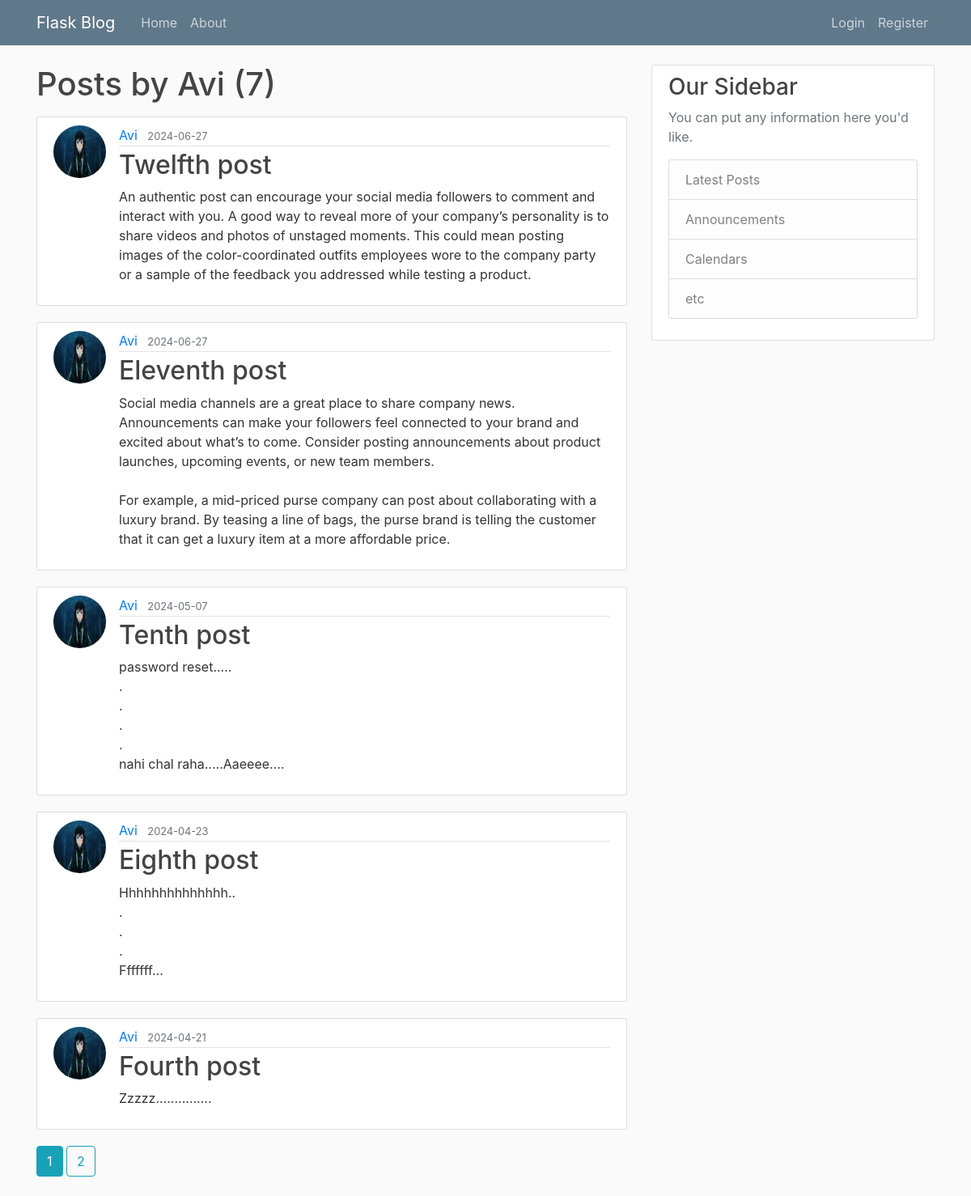
Page /user/Avi on the committed database.
### flaskblog/models.py (models this page shows, shortened)
class User(db.Model, UserMixin):
    id = db.Column(db.Integer, primary_key=True)
    username = db.Column(db.String(20), unique=True, nullable=False)
    email = db.Column(db.String(120), unique=True, nullable=False)
    image_file = db.Column(db.String(20), nullable=False, default='default.jpg')
    password = db.Column(db.String(60), nullable=False)
    posts = db.relationship('Post', backref='author', lazy=True)

class Post(db.Model):
    id = db.Column(db.Integer, primary_key=True)
    title = db.Column(db.String(100), nullable=False)
    date_posted = db.Column(db.DateTime, nullable=False, default=datetime.utcnow)
    content = db.Column(db.Text, nullable=False)
    user_id = db.Column(db.Integer, db.ForeignKey('user.id'), nullable=False)

### flaskblog/users/routes.py (the view)
@users.route("/user/<string:username>")
def user_posts(username):
    page = request.args.get('page', 1, type=int)
    user = User.query.filter_by(username=username).first_or_404()
    posts = Post.query.filter_by(author=user)\
        .order_by(Post.date_posted.desc())\
        .paginate(page=page, per_page=5)
    return render_template("user_posts.html", posts= posts, user=user)

### flaskblog/templates/user_posts.html
{% extends "layout.html" %}
{% block content %}
    <h1 class="mb-3">Posts by {{ user.username }} ({{ posts.total }})</h1>
    {% for post in posts.items %}
        <article class="media content-section">
          <img class="rounded-circle article-img" src="{{ url_for('static', filename='profile_pics/' + post.author.image_file) }}">
          <div class="media-body">
            <div class="article-metadata">
              <a class="mr-2" href="{{ url_for('users.user_posts', username=post.author.username) }}">{{ post.author.username }}</a>
              <small class="text-muted">{{ post.date_posted.strftime('%Y-%m-%d') }}</small>
            </div>
            <h2><a class="article-title" href="{{ url_for('posts.post', post_id=post.id) }}">{{ post.title }}</a></h2>
            <p class="article-content">{{ post.content }}</p>
          </div>
        </article>
    {% endfor %}
    {% for page_num in posts.iter_pages(left_edge=1, right_edge=1, left_current=1, right_current=2) %}
      {% if page_num %}
        {% if posts.page == page_num %}
          <a class="btn btn-info mb-4" href="{{ url_for('users.user_posts', username=user.username, page=page_num) }}">{{ page_num }}</a>
        {% else %}
          <a class="btn btn-outline-info mb-4" href="{{ url_for('users.user_posts', username=user.username, page=page_num) }}">{{ page_num }}</a>
        {% endif %}
      {% else %}
        ...
      {% endif %}
    {% endfor %}
{% endblock content %}

### flaskblog/static/main.css (style rules this page uses)
body { background: #fafafa; color: #333333; margin-top: 5rem; }
h1, h2, h3, h4, h5, h6 { color: #444444; }
.content-section { background: #ffffff; padding: 10px 20px; border: 1px solid #dddddd; border-radius: 3px; margin-bottom: 20px; }
.article-title { color: #444444; }
.article-content { white-space: pre-line; }
.article-img { height: 65px; width: 65px; margin-right: 16px; }
.article-metadata { padding-bottom: 1px; margin-bottom: 4px; border-bottom: 1px solid #e3e3e3 }

### rows in the picture
User: username "Avi"
Post: image_file (picture), author.username "Avi", date_posted "2024-06-27", title "Twelfth post", content "An authentic post can encourage your social media followers to comment and interact with you. A good way to reveal more of your company’s personality is to share videos and photos of unstaged moments. This could mean posting images of the color-coordinated outfits employees wore to the company party or a sample of the feedback you addressed while testing a product."
Post: image_file (picture), author.username "Avi", date_posted "2024-06-27", title "Eleventh post", content "Social media channels are a great place to share company news. Announcements can make your followers feel connected to your brand and excited about what’s to come. Consider posting announcements about product launches, upcoming events, or new team members. For example, a mid-priced purse company can post about collaborating with a luxury brand. By teasing a line of bags, the purse brand is telling the customer that it can get a luxury item at a more affordable price."
Post: image_file (picture), author.username "Avi", date_posted "2024-05-07", title "Tenth post", content "password reset..... . . . . nahi chal raha.....Aaeeee...."
Post: image_file (picture), author.username "Avi", date_posted "2024-04-23", title "Eighth post", content "Hhhhhhhhhhhhhh.. . . . Fffffff..."
Post: image_file (picture), author.username "Avi", date_posted "2024-04-21", title "Fourth post", content "Zzzzz..............."

### other values in the picture
{{ posts.total }} "7"
{{ page_num }} "1"
{{ page_num }} "2"
